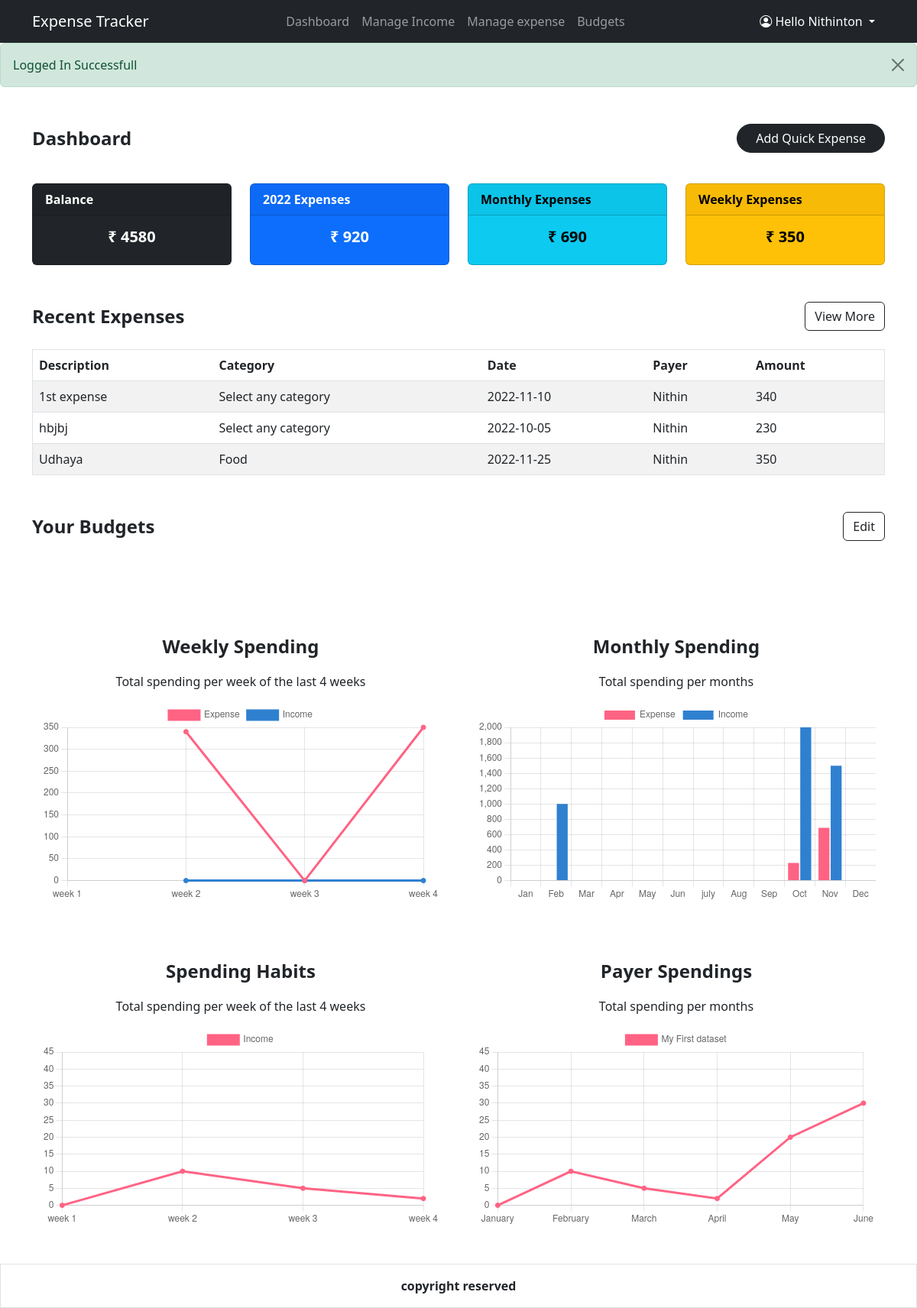
Screenshot of / (signed in) with the database file from the repository.
### app.py (models this page shows, shortened)
class User(db.Model):
    id = db.Column(db.Integer,primary_key=True)
    email = db.Column(db.String(50),unique=True,nullable=False)
    fname = db.Column(db.String(20),nullable=False)
    lname = db.Column(db.String(20))
    pswd = db.Column(db.String(50),nullable=False,default=None)
    expense = db.relationship('Expense', backref='user')
    income = db.relationship('Income', backref='user')

class  Expense(db.Model):
    id = db.Column(db.Integer,primary_key=True)
    description = db.Column(db.String(50),nullable=True,default=None)
    category = db.Column(db.String(50),nullable=True,default=None)
    amount = db.Column(db.Integer,nullable=False)
    date = db.Column(db.String(10),nullable=True,default=None)
    user_id = db.Column(db.Integer, db.ForeignKey('user.id'))

### app.py (the view)
@app.route('/',methods = ["POST","GET"])
def dashboard():
    if ("email" in session) and ("pswd" in session) and (session["pswd"] == User.query.filter_by(email=session["email"]).first().pswd) :
        if request.method == "POST":
            if request.form['submit'] == 'quick_expense' and request.form['amount']:
                description = request.form['description']
                category = request.form['category']
                date = request.form['date']
                amount = request.form['amount']
            else:
                flash("Enter amount")
                return redirect(url_for('dashboard'))
            if session["email"]:
                usr_id = User.query.filter_by(email=session['email']).first().id
                expense = Expense(description=description,category=category,date=date,amount=amount,user_id=usr_id)
                db.session.add(expense)
                db.session.commit()
                flash("Expense amount "+str(expense.amount)+"₹ added successfully")
            return redirect(url_for('dashboard'))
        else:
            flash("Logged In Successfull")
            totalExpense = 0
            monthlyExTotal = 0
            monthlyExpenses = [0,0,0,0,0,0,0,0,0,0,0,0]
            weeklyExpenses = [0,0,0,0]
            weeklyExTotal = 0
            for expense in User.query.filter_by(email=session['email']).first().expense:
                if expense.date[:4] == str(todays_date.year):
                    totalExpense += expense.amount #total year expense
                    for month in range(12):
                        if  int(expense.date[5:7])  == month+1:
                            monthlyExpenses[month] += expense.amount #monthly expense list
                if expense.date[:4] == str(todays_date.year) and expense.date[5:7] == str(todays_date.month):
                    monthlyExTotal += expense.amount #total monthly expense
                    if int(expense.date[-2:])<8:
                        if todays_date.day < 8 : weeklyExTotal += expense.amount
                        weeklyExpenses[0] += expense.amount
                    elif int(expense.date[-2:])<16:
                        if todays_date.day < 16 : weeklyExTotal += expense.amount
                        weeklyExpenses[1] += expense.amount
                    elif int(expense.date[-2:])<24:
                        if todays_date.day < 24 : weeklyExTotal += expense.amount
                        weeklyExpenses[2] += expense.amount
                    elif int(expense.date[-2:])<32:
                        if todays_date.day < 32 : weeklyExTotal += expense.amount
                        weeklyExpenses[3] += expense.amount
            totalIncome = 0
            monthlyInTotal = 0
            monthlyIncomes = [0,0,0,0,0,0,0,0,0,0,0,0]
            weeklyIncomes = [0,0,0,0]
            weeklyInTotal = 0
            for income in User.query.filter_by(email=session['email']).first().income:
                if expense.date[:4] == str(todays_date.year):
                    totalIncome += income.amount #total year income
                    for month in range(12):
                        if  int(income.date[5:7])  == month+1:
                            monthlyIncomes[month] += income.amount #monthly expense list
                if income.date[:4] == str(todays_date.year) and income.date[5:7] == str(todays_date.month):
                    monthlyInTotal += income.amount #total monthly expense
                    if int(income.date[-2:])<8:
                        if todays_date.day < 8 : weeklyInTotal += income.amount
                        weeklyIncomes[0] += income.amount
                    elif int(expense.date[-2:])<16:
                        if todays_date.day < 16 : weeklyInTotal += income.amount
                        weeklyIncomes[1] += income.amount
                    elif int(expense.date[-2:])<24:
                        if todays_date.day < 24 : weeklyInTotal += income.amount
                        weeklyIncomes[2] += income.amount
                    elif int(expense.date[-2:])<32:
                        if todays_date.day < 32 : weeklyInTotal += income.amount
                        weeklyIncomes[3] += income.amount
            data ={
                "balance": totalIncome-totalExpense,
                "yearlyStats": totalExpense,
                "monthlyStats": monthlyExTotal,
                "weeklyStats": weeklyExTotal,
                "monthlyEx": monthlyExpenses,
                "weeklyEx": weeklyExpenses,
                "monthlyIn": monthlyIncomes,
                "weeklyIn": weeklyIncomes,
                "recent": User.query.filter_by(email=session["email"]).first().expense[:6]
            }
            return render_template('dashboard.html',data = data)
    else:
        return redirect(url_for('login'))

### templates/dashboard.html (shortened to what this page needs)
{% extends 'base.html' %}
{% block body %}
{% with msgs = get_flashed_messages() %}
{% if msgs %}
{% for msg in msgs %}
<div class="alert alert-success alert-dismissible fade show" role="alert">
    {{msg}}
    <button type="button" class="btn-close" data-bs-dismiss="alert" aria-label="Close"></button>
</div>
{% endfor %}
{% endif %}
{% endwith %}
  <section class="mt-5 min-vh-100">
  <div class="container">
    <div class="d-flex justify-content-between align-items-center">
      <div class="fs-4 fw-bold">Dashboard</div>
      <button class="btn btn-dark px-4 rounded-pill" data-bs-toggle="modal" data-bs-target="#expenseModal" >Add Quick Expense</button>
    </div>
    <div class="row mt-4 row-cols-2 gy-3 row-cols-md-4">
      <div class="col">
        <div class="card text-bg-dark">
          <div class="card-header fw-bold">Balance</div>
          <div class="card-body">
            <h5 class="card-title text-center fw-bold">₹ {{data["balance"]}}</h5>
          </div>
        </div>
      </div>
      <div class="col">
        <div class="card text-bg-primary">
          <div class="card-header fw-bold">2022 Expenses</div>
          <div class="card-body">
            <h5 class="card-title text-center fw-bold">₹ {{data["yearlyStats"]}}</h5>
          </div>
        </div>
      </div>
      <div class="col">
        <div class="card text-bg-info">
          <div class="card-header fw-bold">Monthly Expenses</div>
          <div class="card-body">
            <h5 class="card-title text-center fw-bold">₹ {{data["monthlyStats"]}}</h5>
          </div>
        </div>
      </div>
      <div class="col">
        <div class="card text-bg-warning">
          <div class="card-header fw-bold">Weekly Expenses</div>
          <div class="card-body">
            <h5 class="card-title text-center fw-bold">₹ {{data["weeklyStats"]}}</h5>
          </div>
        </div>
      </div>
    </div>
    <div class="mt-5 d-flex justify-content-between align-items-center">
      <div class="fs-4 fw-bold">Recent Expenses</div>
      <a href="{{ url_for('expense') }}" class="btn btn-outline-dark">View More</a>
    </div>
    <table class="table table-striped border mt-4">
      <thead>
        <tr>
          <th scope="col">Description</th>
          <th scope="col">Category</th>
          <th scope="col">Date</th>
          <th scope="col">Payer</th>
          <th scope="col">Amount</th>
        </tr>
      </thead>
      <tbody>
        {% for expense in data["recent"] %}
        <tr>
          <td>{{expense.description}}</td>
          <td>{{expense.category}}</td>
          <td>{{expense.date}}</td>
          <td>Nithin</td>
          <td>{{expense.amount}}</td>
        </tr>
        {% endfor %}
      </tbody>
    </table>
    <div class="mt-5 d-flex justify-content-between align-items-center">
      <div class="fs-4 fw-bold">Your Budgets</div>
      <div class="btn btn-outline-dark">Edit</div>
    </div>
    <div class="d-flex flex-column mt-5 gap-4 flex-lg-row divide">
      <div class="">
        <div class="fs-4 mt-4 fw-bold text-center">Weekly Spending</div>
        <div class="text-center my-3">Total spending per week of the last 4 weeks</div>
        <div class="container">
          <canvas id="week"></canvas>
        </div>
      </div>
      <div class="">
        <div class="fs-4 mt-4 fw-bold text-center">Monthly Spending</div>
        <div class="text-center my-3">Total spending per months</div>
        <div class="container">
          <canvas id="month"></canvas>
        </div>
      </div>
    </div>
    <div class="d-flex flex-column mt-5 gap-4 flex-lg-row divide">
      <div class="">
        <div class="fs-4 mt-4 fw-bold text-center">Spending Habits</div>
        <div class="text-center my-3">Total spending per week of the last 4 weeks</div>
        <div class="container">
          <canvas id="habits"></canvas>
        </div>
      </div>
      <div class="">
        <div class="fs-4 mt-4 fw-bold text-center">Payer Spendings</div>
        <div class="text-center my-3">Total spending per months</div>
        <div class="container">
          <canvas id="payer"></canvas>
        </div>
      </div>
    </div>
  </div>
  <div class="border container-fluid py-3 text-center mt-5 fw-bold"> copyright reserved</div>
  </section>
  <script>
  const myChart = new Chart(
    document.getElementById('week'),
    wconfig
  );
  const months = new Chart(
    document.getElementById('month'),
    mconfig
  );
  const habits = new Chart(
    document.getElementById('habits'),
    hconfig
  );
  const payers = new Chart(
    document.getElementById('payer'),
    pconfig
  );
  </script>
{% endblock %}

### templates/base.html (shortened to what this page needs)
<!doctype html>
<html lang="en">
  <head>
    <link href="https://cdn.jsdelivr.net/npm/bootstrap@5.2.1/dist/css/bootstrap.min.css" rel="stylesheet">
    <link rel="stylesheet" href="https://cdn.jsdelivr.net/npm/bootstrap-icons@1.9.1/font/bootstrap-icons.css">
  </head>
  <body>
      <nav class="navbar navbar-expand-lg bg-dark navbar-dark sticky-top">
        <div class="container">
          <a class="navbar-brand" href="#">Expense Tracker</a>
          <div class="collapse navbar-collapse" id="navbarSupportedContent">
            <ul class="navbar-nav mx-auto text-center">
              <li class="nav-item">
                <a class="nav-link" href="{{ url_for('dashboard') }}">Dashboard</a>
              </li>
              <li class="nav-item">
                <a class="nav-link" href="{{ url_for('income') }}">Manage Income</a>
              </li>
              <li class="nav-item">
                <a class="nav-link" href="{{ url_for('expense') }}">Manage expense</a>
              </li>
              <li class="nav-item">
                <a class="nav-link" href="#">Budgets</a>
              </li>
            </ul>
            {% if ('email' in session) and ('pswd' in session) %}
            <div class="dropdown">
              <a class="btn btn-dark dropdown-toggle" href="#" role="button" data-bs-toggle="dropdown" aria-expanded="false">
                <i class="bi bi-person-circle"></i> Hello {{session['fname']}}
              </a>
            </div>
            {% endif %}
          </div>
        </div>
      </nav>
    {% block body %}
    {% endblock %}
  </body>
</html>

### templates/dashboard.html (style rules this page uses)
.divide > * { flex-basis: 100%; }

### rows the page displays
User: fname "Nithinton"
Expense: description "1st expense", category "Select any category", date "2022-11-10", amount "340"
Expense: description "hbjbj", category "Select any category", date "2022-10-05", amount "230"
Expense: description "Udhaya", category "Food", date "2022-11-25", amount "350"

### other values shown
{{ msg }} "Logged In Successfull"
{{ data["balance"] }} "4580"
{{ data["yearlyStats"] }} "920"
{{ data["monthlyStats"] }} "690"
{{ data["weeklyStats"] }} "350"
